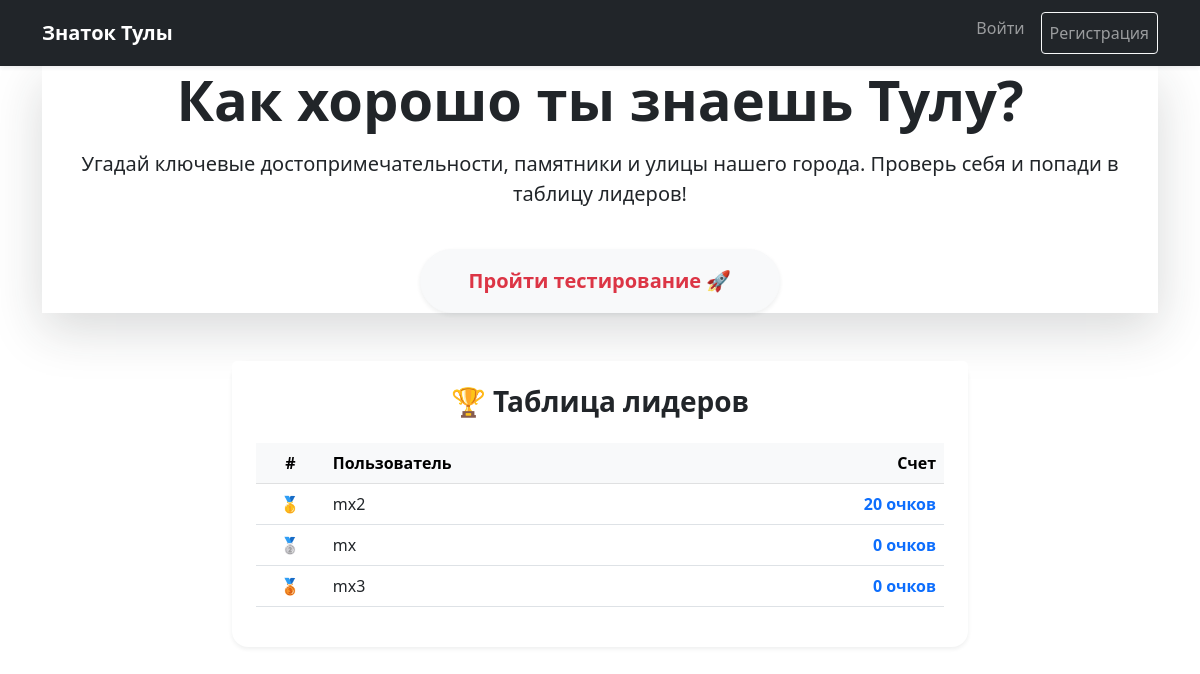
Before: / with the older database file.
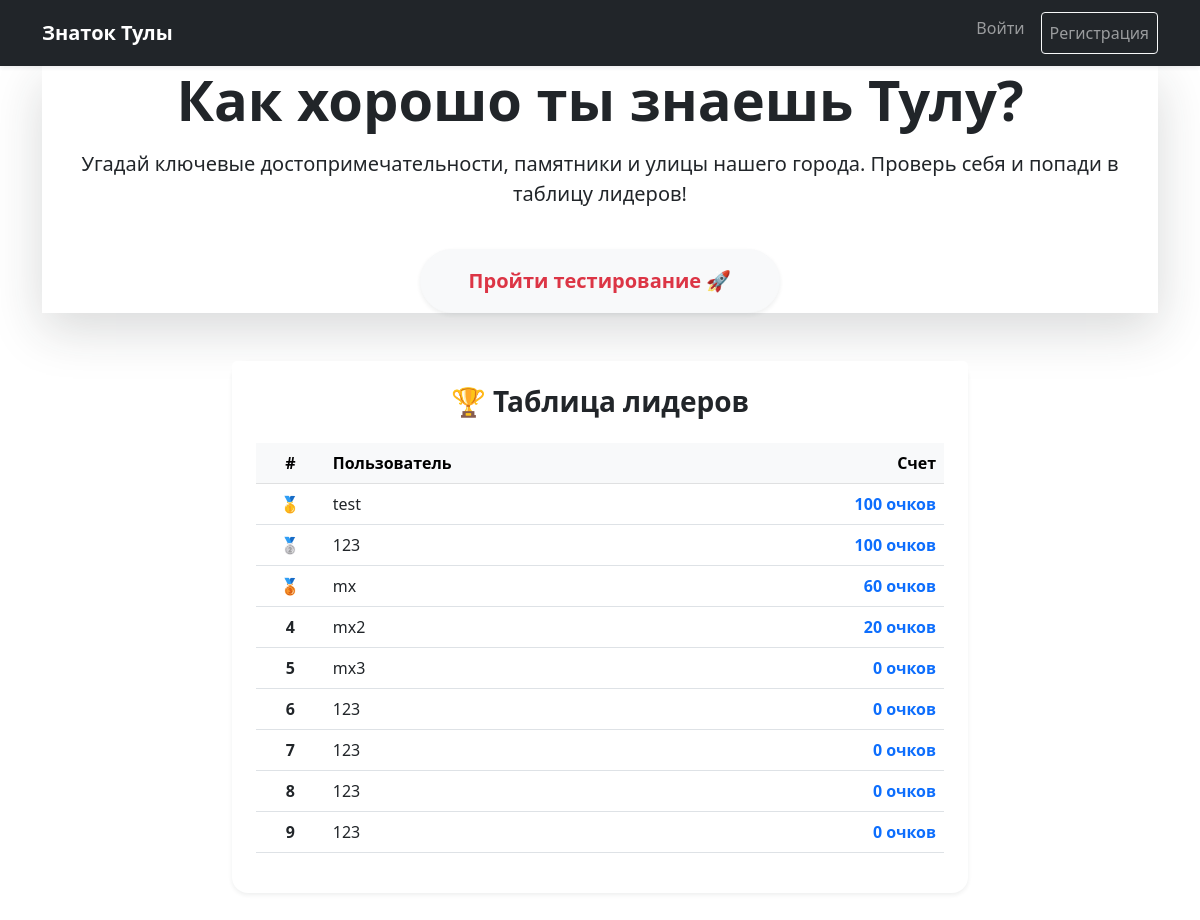
After: the same page with the newer database file.
### data/all_models.py (models this page shows, shortened)
class User(SqlAlchemyBase, UserMixin):
    __tablename__ = 'users'
    id = sqlalchemy.Column(sqlalchemy.Integer, primary_key=True, autoincrement=True)
    username = sqlalchemy.Column(sqlalchemy.String, nullable=False)
    email = sqlalchemy.Column(sqlalchemy.String, index=True, unique=True, nullable=False)
    hashed_password = sqlalchemy.Column(sqlalchemy.String, nullable=False)
    score = sqlalchemy.Column(sqlalchemy.Integer, default=0)

### main.py (the view)
@app.route("/")
def index():
    db_sess = db_session.create_session()
    leaders = db_sess.query(User).order_by(User.score.desc()).limit(10).all()
    return render_template("index.html", leaders=leaders)

### data/db_session.py (called while the page is built)
def create_session() -> Session:
    global __factory
    return __factory()

### templates/index.html
{% extends "base.html" %}
{% block content %}
<div class="hero-section text-center shadow-lg">
    <h1 class="display-4 fw-bold">Как хорошо ты знаешь Тулу?</h1>
    <p class="lead mt-3">Угадай ключевые достопримечательности, памятники и улицы нашего города. Проверь себя и попади в таблицу лидеров!</p>
    <a href="quiz" class="btn btn-light btn-lg mt-4 fw-bold shadow-sm px-5 py-3 text-danger rounded-pill">
        Пройти тестирование 🚀
    </a>
</div>
<div class="row mt-5">
    <div class="col-md-8 mx-auto">
        <div class="card shadow-sm border-0 rounded-4">
            <div class="card-header bg-white border-bottom-0 pt-4 pb-0">
                <h3 class="mb-0 text-center fw-bold text-dark">🏆 Таблица лидеров</h3>
            </div>
            <div class="card-body p-4">
                <table class="table table-hover table-leaders">
                    <thead class="table-light">
                        <tr>
                            <th scope="col" width="10%" class="text-center">#</th>
                            <th scope="col">Пользователь</th>
                            <th scope="col" class="text-end">Счет</th>
                        </tr>
                    </thead>
                    <tbody>
                        {% for user in leaders %}
                        <tr>
                            <th scope="row" class="text-center">
                                {% if loop.index == 1 %}🥇
                                {% elif loop.index == 2 %}🥈
                                {% elif loop.index == 3 %}🥉
                                {% else %}{{ loop.index }}
                                {% endif %}
                            </th>
                            <td class="fw-medium">{{ user.username }}</td>
                            <td class="text-end fw-bold text-primary">{{ user.score }} очков</td>
                        </tr>
                        {% else %}
                        <tr>
                            <td colspan="3" class="text-center text-muted py-4">
                                Пока нет данных. Зарегистрируйся и стань первым!
                            </td>
                        </tr>
                        {% endfor %}
                    </tbody>
                </table>
            </div>
        </div>
    </div>
</div>
{% endblock %}

Changed rows visible on the page:
added User: username "test", score "100"
added User: username "123", score "100"
changed User "mx": score "0" → "60"; text "🥈" → "🥉"; moves up the list
shown differently, row unchanged: User "mx2": no longer shows "🥇"
shown differently, row unchanged: User "mx3": no longer shows "🥉"
added User: username "123", score "0"
added User: username "123", score "0"
added User: username "123", score "0"
added User: username "123", score "0"
